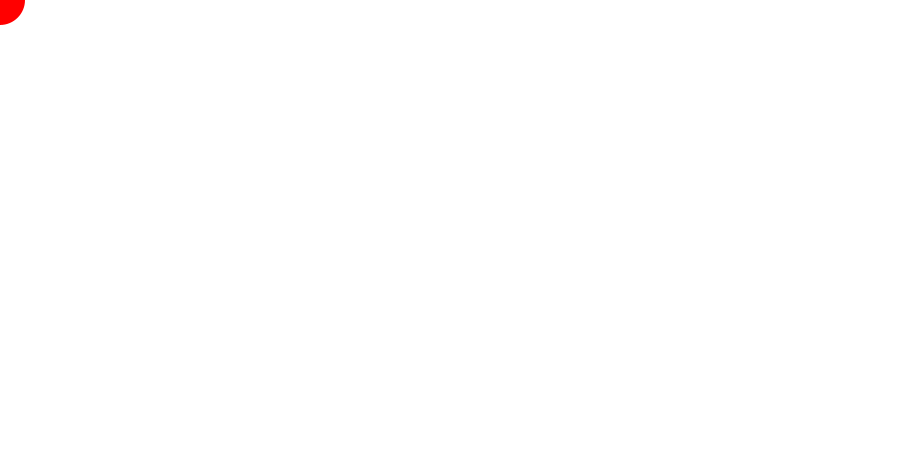
Frame 1 (no input)
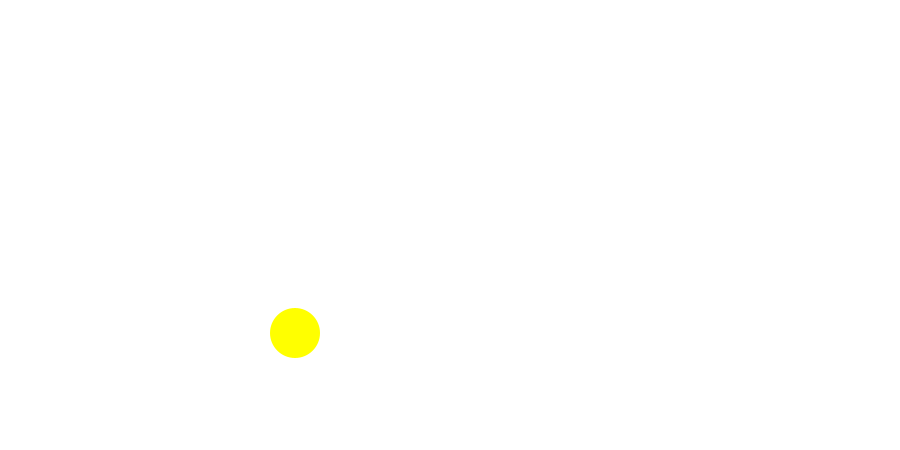
Frame 60 (the mouse pressed at the canvas centre just before this capture)
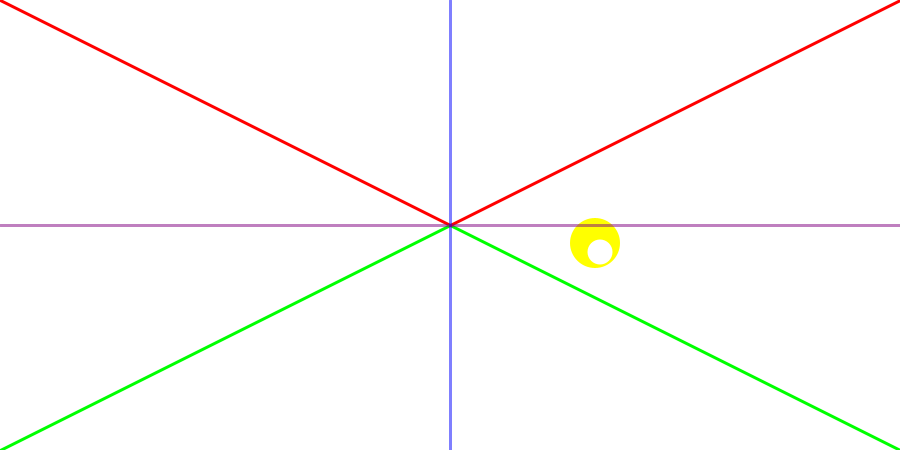
Frame 120 (the mouse held since frame 60 and released just before this capture)

The Processing sketch that drew these frames (run headless with seeded random() and noise(); from frame 60 on, the mouse is pressed at the canvas centre):

// Processing sketch: processing_57558
// ── processing_57558.pde

float x;
float dx;
float y;
float dy;
float c;

int  r = 25;

void setup() {
  size(900, 450);
  smooth();
  noStroke();
  x = 0;
  dx = 1;
  y = 0;
  dy = 1;
  c = 1;
  r = 25;
}

void draw() {
  background (255);
  fill(255, x-10, y-c);
  ellipse(x, y, r*2, r*2);
  x += 5*dx;
  y += 9*dy;
  c += 20;
  if (x >=width-25) {
    dx = -1;
  }
  if (x <= 25) {
    dx = +1;
  }
  if (y >= height-25) {
    dy = -1;
  }
  if (y <= 25) {
    dy = +1;
  }
  if (mousePressed == true) {
    fill(c, c, c);
    ellipse (x, y, r, r);
    strokeWeight(3);
    stroke(255, 0, 0);
    line(mouseX, mouseY, 0, 0);
    stroke(0, 255, 0);
    line(mouseX, mouseY, width, height);
    stroke(0, 255, 0);
    line(mouseX, mouseY, 0, height);
    stroke(255, 0, 0);
    line(mouseX, mouseY, width, 0);
    stroke(0, 0, 255,128);
    line(mouseX, mouseY, width/2, height);
    stroke(0, 0, 255,128);
    line(mouseX, mouseY, width/2, 0);
    stroke(128,0,128,128);
    line(mouseX, mouseY, width, height/2);
    stroke(128,0,128,128);
    line(mouseX, mouseY, 0, height/2);
  if (mouseX > (x-r) && mouseX < (x+r) && mouseY > (y-r) && mouseY < (y+r)){
    x = random(width);
    y = random(height);
  }
  }
  noStroke();
}
